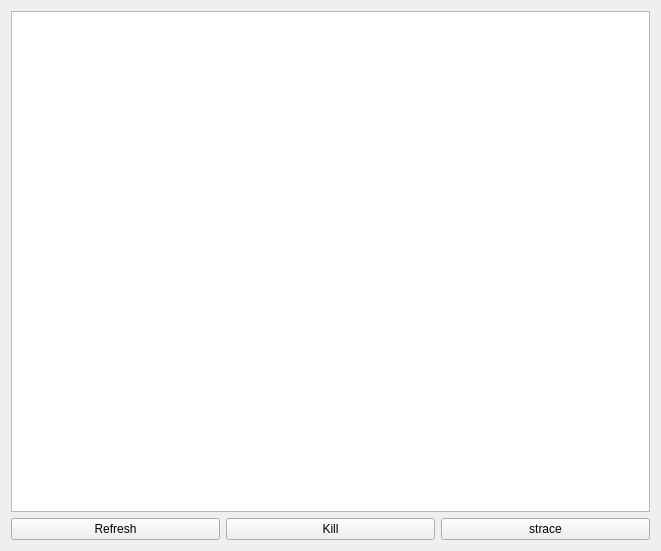
<?xml version="1.0" encoding="UTF-8"?>
<ui version="4.0">
 <class>ProcList</class>
 <widget class="QWidget" name="ProcList">
  <property name="geometry">
   <rect>
    <x>0</x>
    <y>0</y>
    <width>661</width>
    <height>551</height>
   </rect>
  </property>
  <property name="windowTitle">
   <string>Form</string>
  </property>
  <layout class="QVBoxLayout" name="verticalLayout">
   <item>
    <widget class="QTableWidget" name="tableWidget"/>
   </item>
   <item>
    <layout class="QHBoxLayout" name="horizontalLayout">
     <item>
      <widget class="QPushButton" name="bRefresh">
       <property name="text">
        <string>Refresh</string>
       </property>
      </widget>
     </item>
     <item>
      <widget class="QPushButton" name="bKill">
       <property name="text">
        <string>Kill</string>
       </property>
      </widget>
     </item>
     <item>
      <widget class="QPushButton" name="bStrace">
       <property name="text">
        <string>strace</string>
       </property>
      </widget>
     </item>
    </layout>
   </item>
  </layout>
 </widget>
 <resources/>
 <connections/>
</ui>
